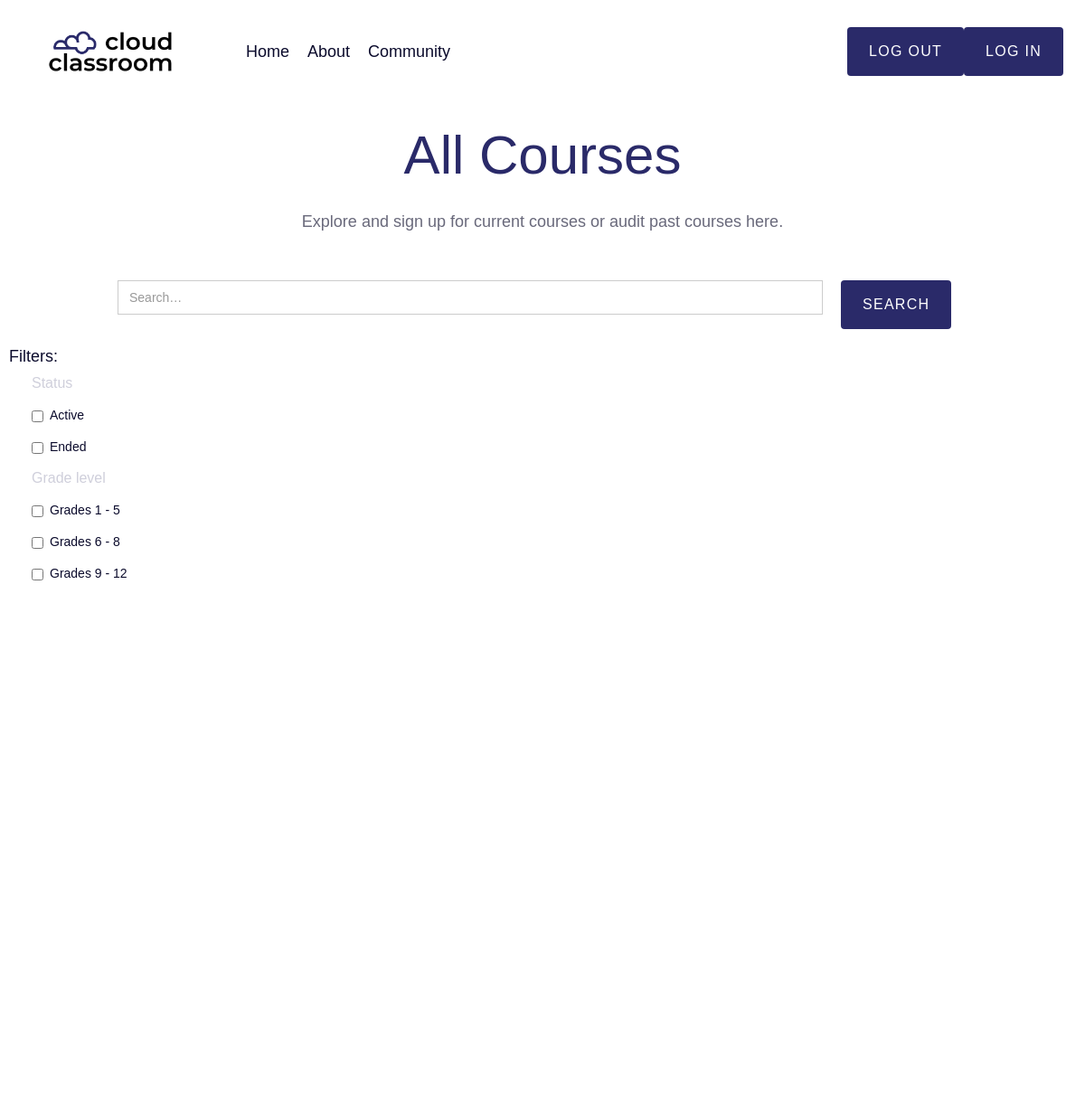
Page /courses-all/ on the earlier database version.
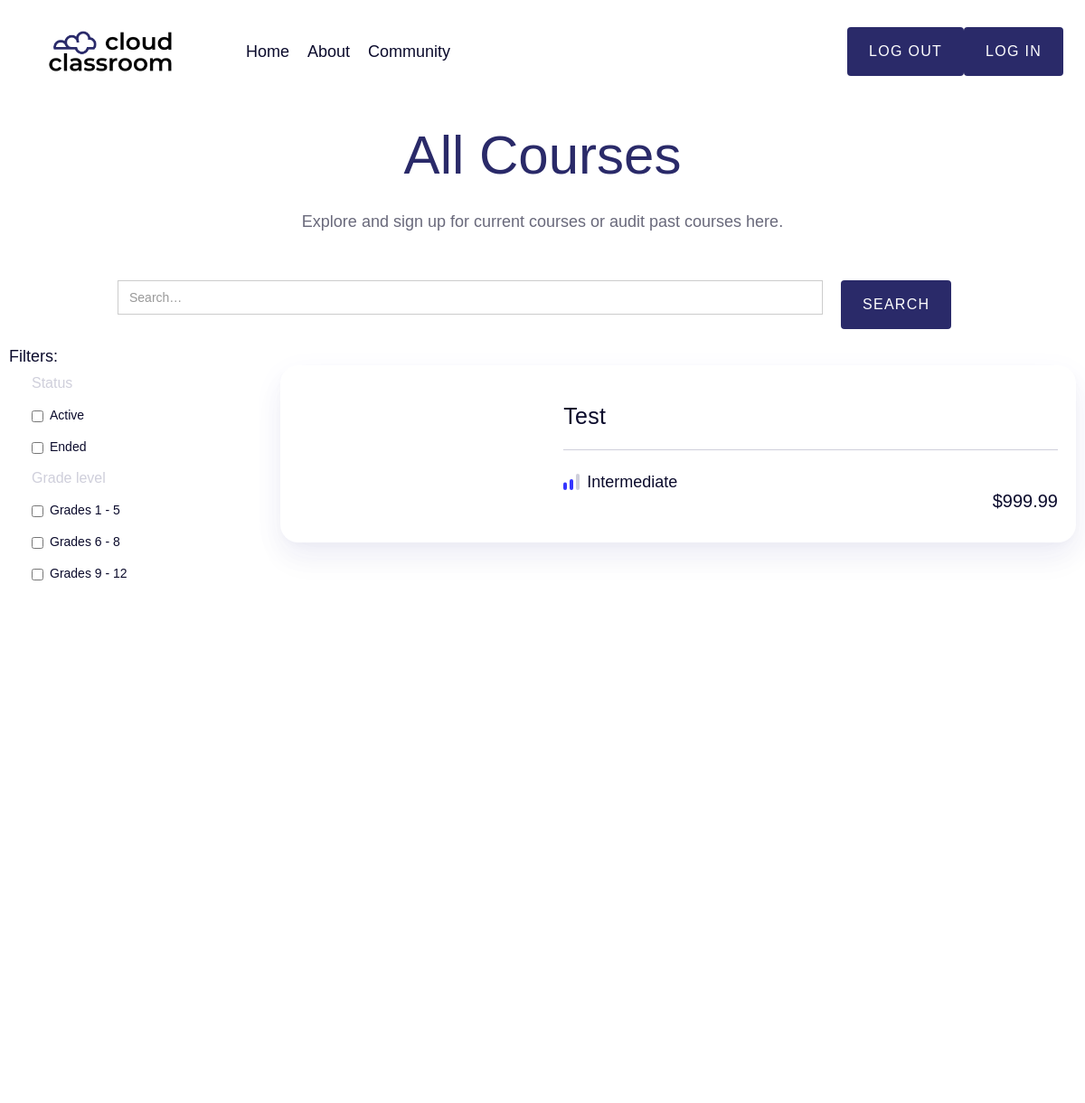
Same page on the later database version.
### main/models.py (models this page shows, shortened)
class Course(models.Model):
    id = models.AutoField(primary_key=True)
    name = models.CharField(max_length=255)
    description = models.TextField()
    teacher = models.ForeignKey(User, on_delete=models.CASCADE, default=1)
    image = models.ImageField(default="default.jpg", upload_to="course_pics")
    price = models.DecimalField(max_digits=6, decimal_places=2, default=0.00)
    availability = models.BooleanField(default=True)
    url = models.CharField(max_length=255, default="\\course\\")
    difficulty = models.CharField(max_length=255, default="Beginner")

### main/views.py (the view)
# urls.py: path("courses-all/", views.all_courses, name="all_courses"),
def all_courses(request):
    courses = Course.objects.all()
    return render(request, "main/courses-all.html", {"courses": courses})

### main/templates/main/courses-all.html (shortened to what this page needs)
{% load static %} <!DOCTYPE html>
<html
  data-wf-page="60f797d16dee65106417392d"
  data-wf-site="60f797d16dee652f1017391e"
>
  <head>
    <link
      href="{% static 'css/normalize.css' %}"
      rel="stylesheet"
      type="text/css"
    />
    <link
      href="{% static 'css/webflow.css' %}"
      rel="stylesheet"
      type="text/css"
    />
    <link
      href="{% static 'css/cloudclassroom-ethan-custom-firebase.webflow.css' %}"
      rel="stylesheet"
      type="text/css"
    />
  </head>
  <body>
    <div
      data-collapse="medium"
      data-animation="default"
      data-duration="1000"
      data-easing="ease-out-expo"
      data-easing2="ease-out-expo"
      data-w-id="483cd0ea-0ffd-1df5-02c0-5a28799302cc"
      role="banner"
      class="header w-nav"
    >
      <div class="container-default-1209px w-container">
        <div class="header-wrapper">
          <div
            data-w-id="483cd0ea-0ffd-1df5-02c0-5a28799302cf"
            class="split-content header-left"
          >
            <a href="../index" class="brand w-nav-brand"
              ><img
                src="{% static 'images/logo.png' %}"
                alt=""
                class="header-logo"
            /></a>
            <nav role="navigation" class="nav-menu w-nav-menu">
              <a href="../index" class="nav-link">Home</a>
              <a href="../about-us" class="nav-link">About</a>
              <a href="../community" class="nav-link">Community</a>
            </nav>
          </div>
          <div
            data-w-id="483cd0ea-0ffd-1df5-02c0-5a2879930313"
            class="split-content header-right"
          >
            <a
              id="signOutButton"
              href="#"
              class="button-primary header-button w-button"
              >Log Out</a
            >
            <a
              id="signInButton"
              href="../signin"
              class="button-primary header-button w-button"
              >Log In</a
            >
          </div>
        </div>
      </div>
    </div>
    <div class="wf-section">
      <div class="container all-courses w-container">
        <h1 class="heading-9">All Courses</h1>
        <div>
          Explore and sign up for current courses or audit past courses here.
        </div>
      </div>
      <div class="w-container">
        <form action="/search" class="w-form">
          <div class="w-row">
            <div class="w-col w-col-10">
              <input
                type="search"
                class="w-input"
                maxlength="256"
                name="query"
                placeholder="Search…"
                id="search"
                required=""
              />
            </div>
            <div class="w-col w-col-2">
              <input
                type="submit"
                value="Search"
                class="button-primary w-button"
              />
            </div>
          </div>
        </form>
      </div>
      <div>
        <div class="w-row">
          <div class="w-col w-col-3">
            <div>
              <div class="text-block-7">Filters:</div>
              <div class="div-block-6">
                <div class="w-form">
                  <form
                    id="wf-form-Filter-search"
                    name="wf-form-Filter-search"
                    data-name="Filter search"
                  >
                    <label for="name" class="filter-search-label">Status</label
                    ><label class="w-checkbox filter-search"
                      ><input
                        type="checkbox"
                        id="checkbox"
                        name="checkbox"
                        data-name="Checkbox"
                        class="w-checkbox-input checkbox"
                      /><span class="w-form-label">Active</span></label
                    ><label class="w-checkbox filter-search"
                      ><input
                        type="checkbox"
                        id="checkbox-2"
                        name="checkbox-2"
                        data-name="Checkbox 2"
                        class="w-checkbox-input checkbox"
                      /><span class="w-form-label">Ended</span></label
                    ><label for="email-5" class="filter-search-label"
                      >Grade level</label
                    ><label class="w-checkbox filter-search"
                      ><input
                        type="checkbox"
                        id="checkbox-2"
                        name="checkbox-2"
                        data-name="Checkbox 2"
                        class="w-checkbox-input checkbox"
                      /><span class="w-form-label">Grades 1 - 5</span></label
                    ><label class="w-checkbox filter-search"
                      ><input
                        type="checkbox"
                        id="checkbox-2"
                        name="checkbox-2"
                        data-name="Checkbox 2"
                        class="w-checkbox-input checkbox"
                      /><span class="w-form-label">Grades 6 - 8</span></label
                    ><label class="w-checkbox filter-search"
                      ><input
                        type="checkbox"
                        id="checkbox-2"
                        name="checkbox-2"
                        data-name="Checkbox 2"
                        class="w-checkbox-input checkbox"
                      /><span class="w-form-label">Grades 9 - 12</span></label
                    >
                  </form>
                </div>
              </div>
            </div>
          </div>
          <div class="column-2 w-col w-col-9">
            <div class="w-dyn-list">
              <div role="list" class="w-dyn-items">
                <div role="listitem" class="course-card-wrapper w-dyn-item">
                  {% for course in courses %}
                  <div
                    onclick="location.href='..\\course\\{{ course.url }}'"
                    class="card"
                  >
                    <div class="w-row">
                      <div class="w-col w-col-4">
                      </div>
                      <div class="w-col w-col-8">
                        <div class="card-content">
                          <h3>{{ course.name }}</h3>
                          <div class="divider w-container"></div>
                          <div class="course-card-details-wrapper all-courses">
                            <div class="level-wrapper">
                              {% if course.difficulty == "Beginner" %}
                              <img
                                src="{% static 'images/icon-level-01-academy-template.svg' %}"
                                loading="lazy"
                                alt=""
                                class="level-icon"
                              />
                              {% elif course.difficulty == "Intermediate" %}
                              <img
                                src="{% static 'images/icon-level-02-academy-template.svg' %}"
                                loading="lazy"
                                alt=""
                                class="level-icon"
                              />
                              {% endif %}
                              <div class="levels-list w-dyn-list">
                                <div role="list" class="w-dyn-items">
                                  <div
                                    role="listitem"
                                    class="levels-list w-dyn-item"
                                  >
                                    <div class="level-text-wrapper w-container">
                                      <div class="level-text">
                                        {{ course.difficulty }}
                                      </div>
                                    </div>
                                  </div>
                                </div>
                              </div>
                            </div>
                            <div class="course-card-price">
                              ${{ course.price }}
                            </div>
                          </div>
                        </div>
                      </div>
                    </div>
                  </div>
                  {% endfor %}
                </div>
              </div>
            </div>
          </div>
        </div>
      </div>
    </div>
    <div class="section-6 wf-section">
      <div class="container-default-1209px w-container">
        <div class="footer-links-block">
        </div>
      </div>
    </div>
  </body>
</html>

### main/static/css/webflow.css (style rules this page uses)
* { -webkit-box-sizing: border-box; -moz-box-sizing: border-box; box-sizing: border-box; }
html { height: 100%; }
body { margin: 0; min-height: 100%; background-color: #fff; font-family: Arial, sans-serif; font-size: 14px; line-height: 20px; color: #333; }
img { max-width: 100%; vertical-align: middle; display: inline-block; }
.w-button { display: inline-block; padding: 9px 15px; background-color: #3898EC; color: white; border: 0; line-height: inherit; text-decoration: none; cursor: pointer; border-radius: 0; }
input.w-button { -webkit-appearance: button; }
h1, h2, h3, h4, h5, h6 { font-weight: bold; margin-bottom: 10px; }
h1 { font-size: 38px; line-height: 44px; margin-top: 20px; }
h3 { font-size: 24px; line-height: 30px; margin-top: 20px; }
.w-form { margin: 0 0 15px; }
label { display: block; margin-bottom: 5px; font-weight: bold; }
.w-input, .w-select { display: block; width: 100%; height: 38px; padding: 8px 12px; margin-bottom: 10px; font-size: 14px; line-height: 1.428571429; color: #333333; vertical-align: middle; background-color: #ffffff; border: 1px solid #cccccc; }
.w-form-label { display: inline-block; cursor: pointer; font-weight: normal; margin-bottom: 0px; }
.w-container { margin-left: auto; margin-right: auto; max-width: 940px; }
.w-container:before, .w-container:after { content: " "; display: table; grid-column-start: 1; grid-row-start: 1; grid-column-end: 2; grid-row-end: 2; }
.w-container:after { clear: both; }
.w-container .w-row { margin-left: -10px; margin-right: -10px; }
.w-row:before, .w-row:after { content: " "; display: table; grid-column-start: 1; grid-row-start: 1; grid-column-end: 2; grid-row-end: 2; }
.w-row:after { clear: both; }
.w-row .w-row { margin-left: 0; margin-right: 0; }
.w-col { position: relative; float: left; width: 100%; min-height: 1px; padding-left: 10px; padding-right: 10px; }
.w-col .w-col { padding-left: 0; padding-right: 0; }
.w-col-2 { width: 16.66666667%; }
.w-col-3 { width: 25%; }
.w-col-4 { width: 33.33333333%; }
.w-col-8 { width: 66.66666667%; }
.w-col-9 { width: 75%; }
.w-col-10 { width: 83.33333333%; }
.w-nav { position: relative; background: #dddddd; z-index: 1000; }
.w-nav:before, .w-nav:after { content: " "; display: table; grid-column-start: 1; grid-row-start: 1; grid-column-end: 2; grid-row-end: 2; }
.w-nav:after { clear: both; }
.w-nav-brand { position: relative; float: left; text-decoration: none; color: #333333; }
.w-nav-menu { position: relative; float: right; }

Differences in the rows shown:
added Course: name "Test", difficulty "Intermediate", price "999.99"
